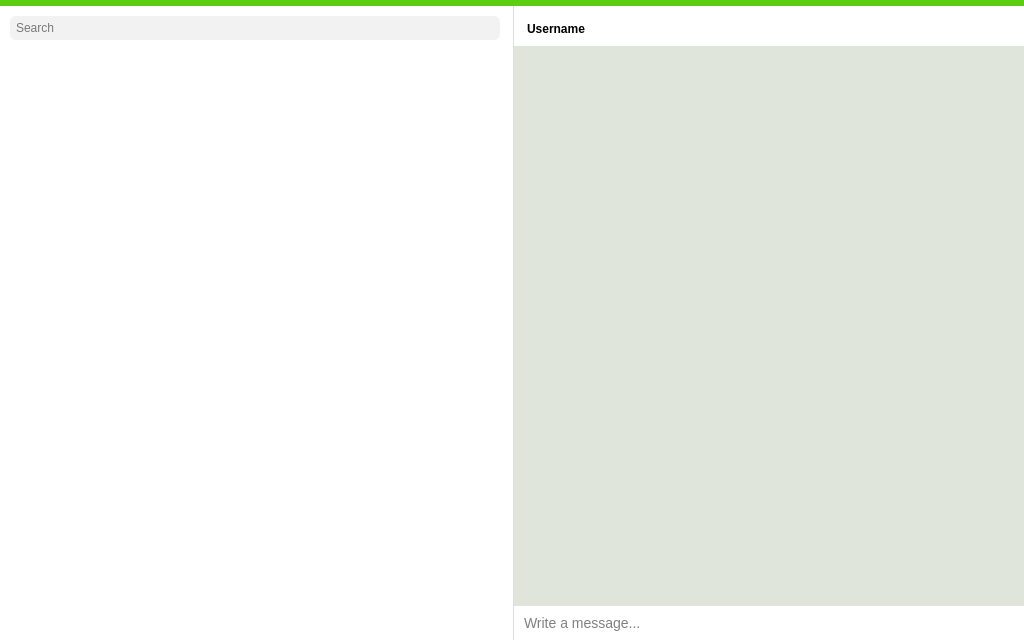
<?xml version="1.0" encoding="UTF-8"?>
<ui version="4.0">
 <class>MainWindow</class>
 <widget class="QMainWindow" name="MainWindow">
  <property name="geometry">
   <rect>
    <x>0</x>
    <y>0</y>
    <width>1024</width>
    <height>640</height>
   </rect>
  </property>
  <property name="windowTitle">
   <string>MainWindow</string>
  </property>
  <property name="styleSheet">
   <string notr="true">#centralwidget {
	border-top: 6px solid #5dcd11;
	background-color: #FFFFFF;
}

QListWidget {
	border: 0px;
}

QLineEdit {
	border: none;
}

QSplitter::handle:horizontal {
	border-right: 1px solid #DDD;
}</string>
  </property>
  <widget class="QWidget" name="centralwidget">
   <property name="styleSheet">
    <string notr="true">padding-top: 6px;</string>
   </property>
   <layout class="QHBoxLayout" name="horizontalLayout">
    <property name="spacing">
     <number>0</number>
    </property>
    <property name="leftMargin">
     <number>0</number>
    </property>
    <property name="topMargin">
     <number>0</number>
    </property>
    <property name="rightMargin">
     <number>0</number>
    </property>
    <property name="bottomMargin">
     <number>0</number>
    </property>
    <item>
     <widget class="QSplitter" name="splitter">
      <property name="styleSheet">
       <string notr="true"/>
      </property>
      <property name="orientation">
       <enum>Qt::Horizontal</enum>
      </property>
      <property name="childrenCollapsible">
       <bool>false</bool>
      </property>
      <widget class="QWidget" name="horizontalLayoutWidget">
       <layout class="QVBoxLayout" name="verticalLayout">
        <property name="spacing">
         <number>0</number>
        </property>
        <item>
         <widget class="QLineEdit" name="lineEdit_2">
          <property name="styleSheet">
           <string notr="true">margin: 10px;
background-color: rgb(242, 242, 242);
padding: 4px;
border-radius: 6px;</string>
          </property>
          <property name="frame">
           <bool>true</bool>
          </property>
          <property name="placeholderText">
           <string>Search</string>
          </property>
         </widget>
        </item>
        <item>
         <widget class="QListWidget" name="users">
          <property name="enabled">
           <bool>true</bool>
          </property>
         </widget>
        </item>
       </layout>
      </widget>
      <widget class="QWidget" name="horizontalLayoutWidget_2">
       <layout class="QVBoxLayout" name="verticalLayout_2">
        <property name="spacing">
         <number>0</number>
        </property>
        <item>
         <widget class="QLabel" name="userLabel">
          <property name="styleSheet">
           <string notr="true">font-weight: bold;
margin: 10px;</string>
          </property>
          <property name="text">
           <string>Username</string>
          </property>
          <property name="scaledContents">
           <bool>false</bool>
          </property>
          <property name="margin">
           <number>10</number>
          </property>
         </widget>
        </item>
        <item>
         <widget class="QListWidget" name="messages">
          <property name="styleSheet">
           <string notr="true">#messages {
	background-color: rgb(223, 229, 219);
}

QWidget#message {
    background-color: white;
    border: 1px solid #DDD;
    border-radius: 4px;
}

QWidget#ownMessage {
    background-color: #59c817;
    color: white;
    border: 1px solid #DDD;
    border-radius: 4px;
}

QWidget#message QLabel {
    font: 12px;
}

QWidget#ownMessage QLabel {
    color: white;
    font: 12px;
}

QLabel#nameLabel {
    font: bold;
}
</string>
          </property>
         </widget>
        </item>
        <item>
         <widget class="QLineEdit" name="messageEdit">
          <property name="styleSheet">
           <string notr="true">padding: 8px;
font-size: 14px;</string>
          </property>
          <property name="placeholderText">
           <string>Write a message...</string>
          </property>
         </widget>
        </item>
       </layout>
      </widget>
     </widget>
    </item>
   </layout>
  </widget>
  <widget class="QMenuBar" name="menubar">
   <property name="geometry">
    <rect>
     <x>0</x>
     <y>0</y>
     <width>1024</width>
     <height>19</height>
    </rect>
   </property>
  </widget>
 </widget>
 <resources/>
 <connections/>
</ui>
